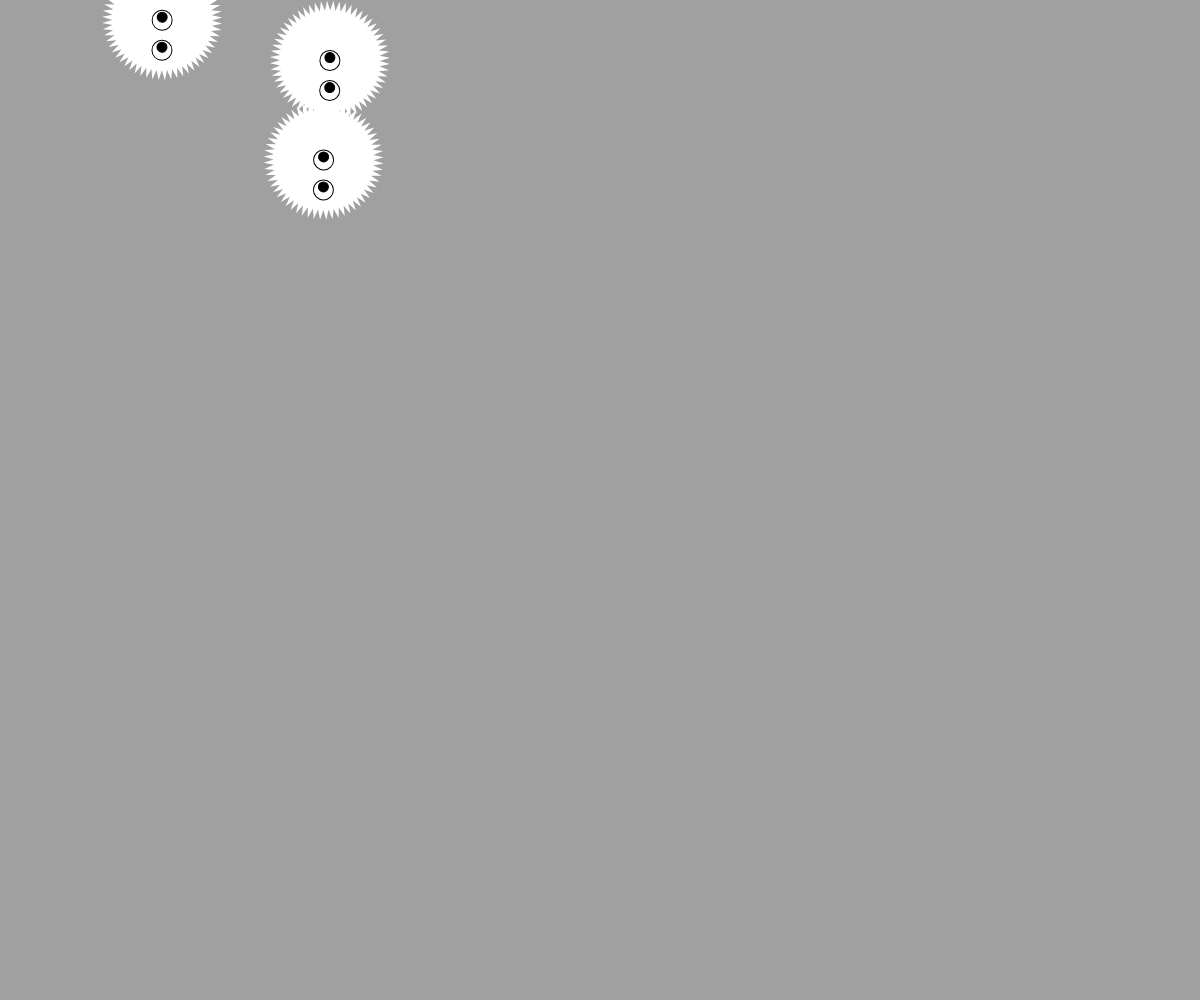
Frame 1 (no input)
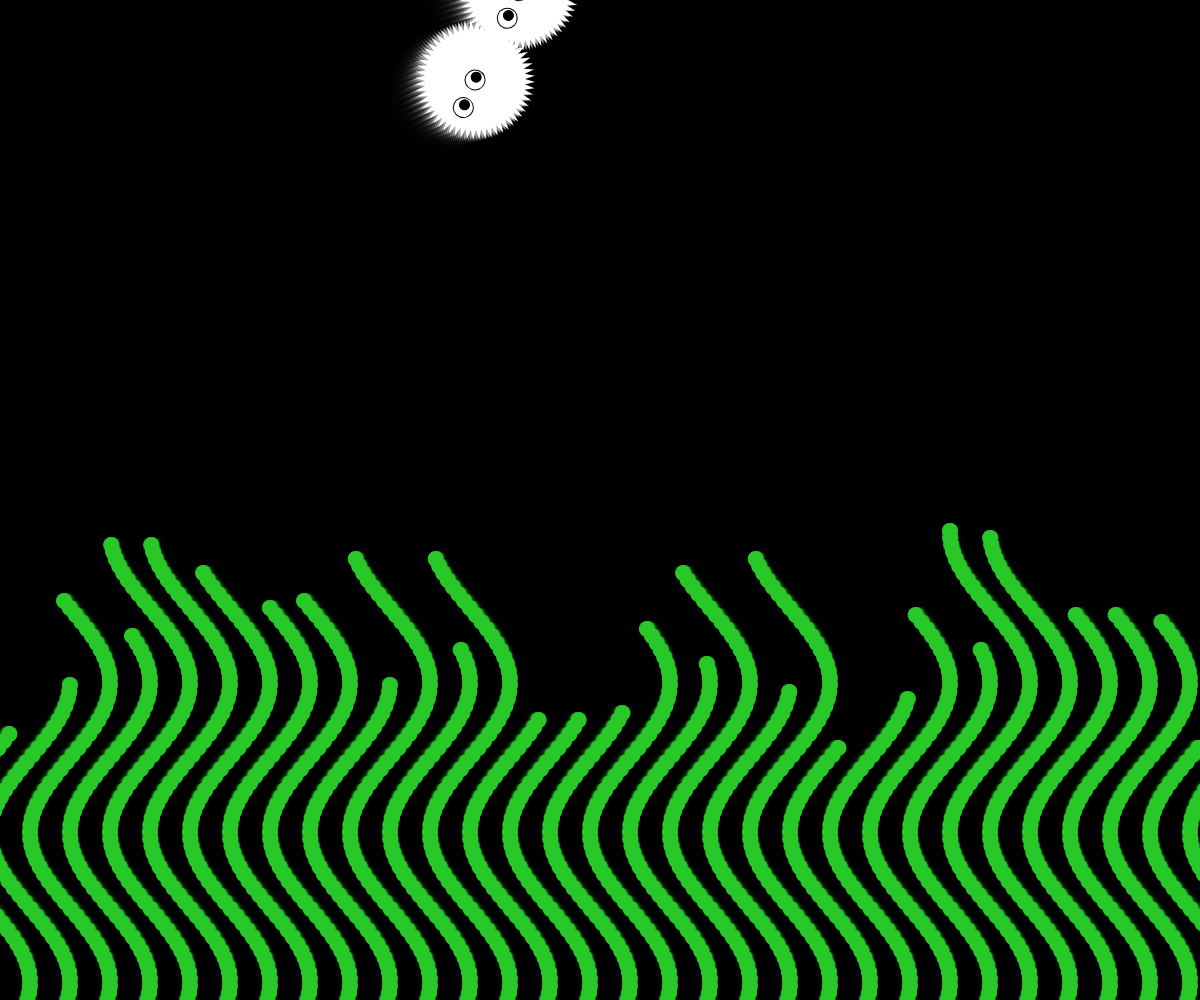
Frame 60 (no input)
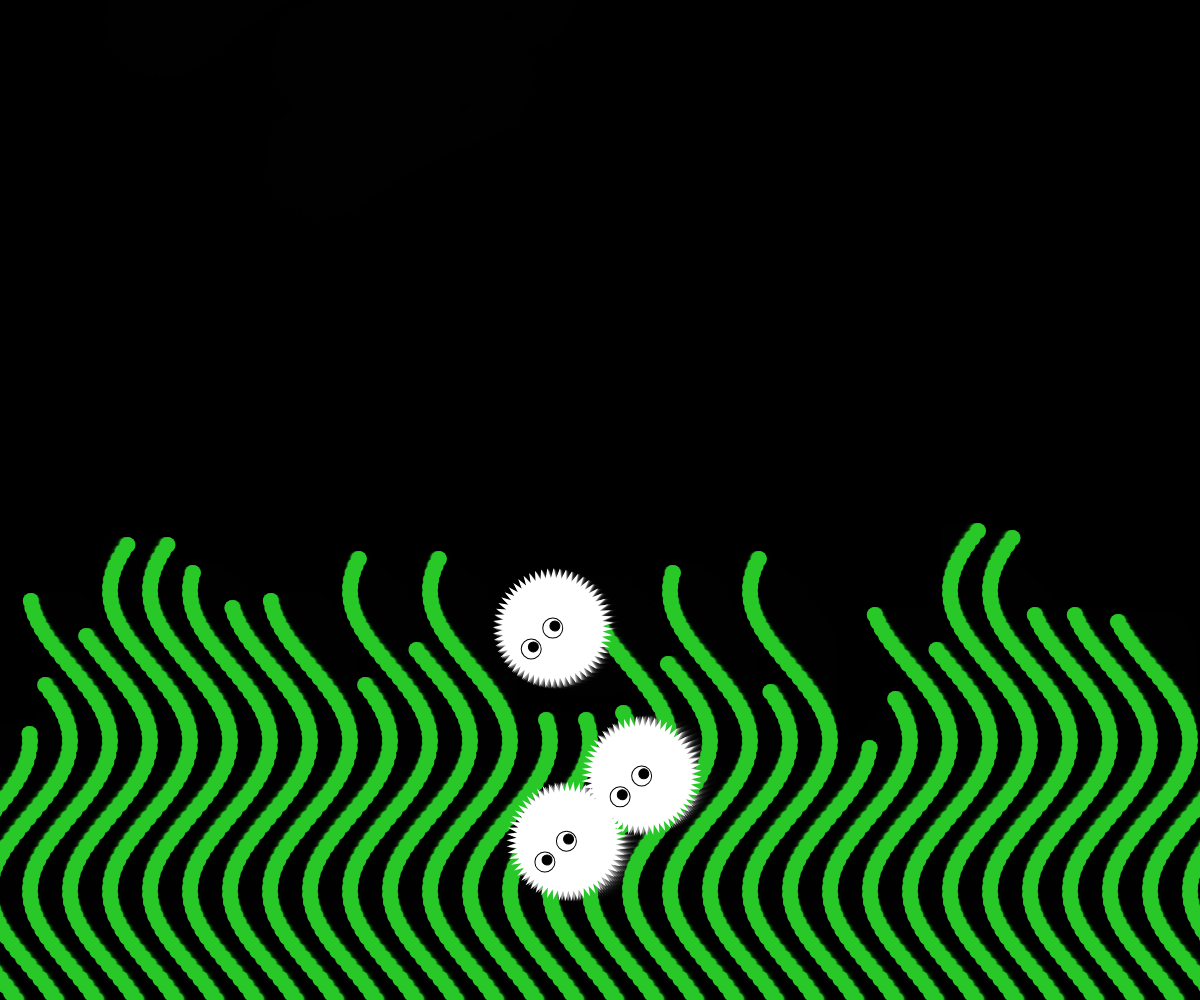
Frame 120 (the mouse pressed at the canvas centre since frame 60)

The p5.js sketch that drew these frames (run headless with seeded random() and noise() and a simulated clock; from frame 60 on, the mouse is pressed at the canvas centre):

// p5.js sketch
// ── sketch.js
let ySpacing = 7; // Distance between each horizontal location
let w; // Width of entire wave
let theta = 0.0; // Start angle at 0
let amplitude = 40; // Height of wave
let period = 300.0; // How many pixels before the wave repeats
let dx; // Value for incrementing x
let yvalues; // Using an array to store height values for the wave
let waveSpace = 40;

let extra = 0;

let nenner;

let spikes = 80;

let grow = 0;

let anzahlStern;

//let randSterne[sterne];

let randSterneX = [];

let randSterneY = [];

let randInvert = [];

function setup() {
  createCanvas(windowWidth, windowHeight);
  w = windowWidth + 16;
  dx = (TWO_PI / period) * ySpacing;
  yvalues = new Array(floor(w / ySpacing));
  noStroke();
  //noCursor();
  spikes = floor(random(1, 8) * 10);

  nenner = floor(random(3, 5) * 200);

  anzahlStern = floor(random(1, 5));

  //randSterne[sterne] = random(100,300);

  for (let i = 0; i < anzahlStern; i++) {
    randSterneX.push(random(200, 1000));
    randSterneY.push(random(200, 500));
  }
}

function draw() {
  background(0, 95);
  calcWave();
  renderWave();
  star();

  //sternschnuppe

  if (anzahlStern < 2.5) {
    for (let sterne = 0; sterne < anzahlStern; sterne++) {
      push();
      translate(width * 0.5, height * 0.5);
      rotate(frameCount / 150.0);
      star(
        mouseX - randSterneX[sterne],
        mouseY - randSterneY[sterne],
        60,
        50,
        spikes
      );
      stroke(2);

      //auge1
      fill("white");
      circle(mouseX - randSterneX[sterne], mouseY - randSterneY[sterne], 20);
      fill("black");
      circle(
        mouseX - randSterneX[sterne] - 3,
        mouseY - randSterneY[sterne],
        10
      );

      //Auge2
      fill("white");
      circle(
        mouseX - randSterneX[sterne] + 30,
        mouseY - randSterneY[sterne],
        20
      );
      fill("black");
      circle(
        mouseX - randSterneX[sterne] + 27,
        mouseY - randSterneY[sterne],
        10
      );
      pop();
    }
  } else {
    for (let sterne = 0; sterne < anzahlStern; sterne++) {
      push();
      translate(width * 0.5, height * 0.5);
      rotate(frameCount / 150.0);
      star(
        mouseY - randSterneY[sterne],
        mouseX - randSterneX[sterne],
        60,
        50,
        spikes
      );
      stroke(2);

      //auge1
      fill("white");
      circle(mouseY - randSterneY[sterne], mouseX - randSterneX[sterne], 20);
      fill("black");
      circle(
        mouseY - randSterneY[sterne],
        mouseX - randSterneX[sterne] - 3,
        10
      );

      //Auge2
      fill("white");
      circle(
        mouseY - randSterneY[sterne],
        mouseX - randSterneX[sterne] + 30,
        20
      );
      fill("black");
      circle(
        mouseY - randSterneY[sterne],
        mouseX - randSterneX[sterne] + 27,
        10
      );
      pop();
    }
  }
}

function calcWave() {
  // Increment theta (try different values for
  // 'angular velocity' here)
  theta += 0.02;

  // For every x value, calculate a y value with sine function
  let x = theta + extra;
  for (let i = 0; i < yvalues.length; i++) {
    yvalues[i] = sin(x) * amplitude;
    x += dx;
  }
}

function renderWave() {
  fill(40, 200, 40);
  let myList = [
    0.5174273656667813,
    0.5548854490090023,
    0.6625239423635643,
    0.8295989968842414,
    0.7582321484120962,
    0.9522229495870141,
    0.943595388157455,
    0.894318515985205,
    0.8213062431685674,
    0.8259119027711039,
    0.653184199170221,
    0.9234891320362103,
    0.7359880218843604,
    0.9112106443965026,
    0.5898702012017409,
    0.5924578502522448,
    0.6045139713491133,
    0.7675370575773417,
    0.6949383339261852,
    0.8879609170596783,
    0.6428354937339189,
    0.9124715727185064,
    0.5337832829165758,
    0.6326240217144654,
    0.8078234146915451,
    0.7367963923027745,
    0.9788618235832713,
    0.9644154512037912,
    0.8009211041612584,
    0.7969067888182765,
    0.7902920189737686,
    0.5255775053703308,
    0.6158929137460729,
    0.860004946351437,
    0.9200317857233602,
    0.9113830011190176,
    0.8748312713257749,
    0.6745671978340785,
    0.9117552705693703,
    0.870556858478731,
    0.8170848159505855,
    0.8359306005632181,
    0.7921614936630529,
    0.6685459285635358,
    0.9795582543336052,
    0.5438449518120153,
    0.9978408993898775,
    0.6573451641662814,
    0.6425576626513059,
    0.7415271023080322,
    0.8581259558556961,
    0.8311394885604159,
    0.8040094447668948,
    0.8778325887534996,
    0.9833785983669239,
    0.7169177210410052,
    0.6897176324864591,
    0.8583512358146652,
    0.541737355716927,
    0.9924359132876915,
    0.816941434967014,
    0.5208425112061947,
    0.831187485347876,
    0.8014612492972786,
    0.5626855997312645,
    0.9624094886947439,
    0.8676047037567578,
    0.9248051938589883,
    0.7042942081407095,
    0.9883895872548112,
    0.6455614440739094,
    0.5994870540542813,
    0.9839164764033728,
    0.5618793721537216,
    0.5019775026361557,
  ];

  for (let i = 0; i < 100; i++) {
    // A simple way to draw the wave with an ellipse at each location
    for (let y = 0; y < yvalues.length * myList[i] * grow; y++) {
      ellipse(-50 + yvalues[y] + i * waveSpace, y * -ySpacing + height, 16, 16);
    }
  }

  grow += 0.01;

  if (grow > 0.4) {
    grow = 0.4;
  }
}
//star
function star(x, y, radius1, radius2, npoints) {
  let angle = TWO_PI / npoints;
  let halfAngle = angle / 2.0;
  fill("white");
  beginShape();
  for (let a = 0; a < TWO_PI; a += angle) {
    let sx = x + cos(a) * radius2;
    let sy = y + sin(a) * radius2;
    vertex(sx, sy);
    sx = x + cos(a + halfAngle) * radius1;
    sy = y + sin(a + halfAngle) * radius1;
    vertex(sx, sy);
  }
  endShape(CLOSE);
}

function mouseMoved() {
  extra += 0.02;
}
